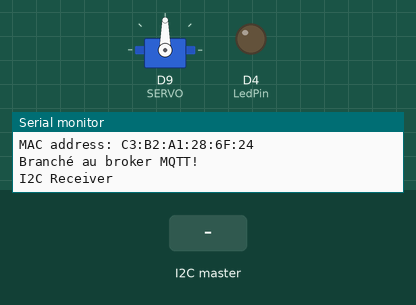
This program was run on a simulated Arduino MKR. Parts: servo, output pins drawn as LEDs (lit = HIGH), the last lines printed to the serial monitor. The test bench sets the inputs (shaded band). WiFi joins after 1.5 s; servers stay silent unless stated; no MQTT or app messages arrive unless stated.

Above: at 12.7 s.
12.8 s: the I2C master sends "A"
At 13.6 s:
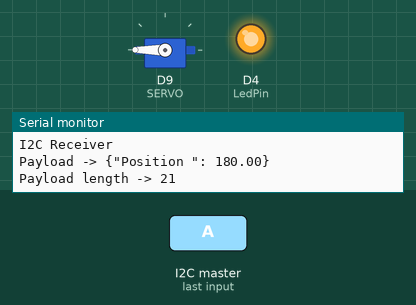
15.8 s: the I2C master sends "C"
At 16.6 s:
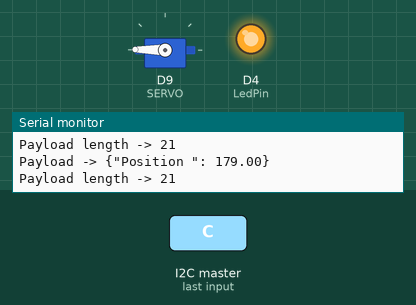
18.8 s: the I2C master sends "D"
At 19.4 s:
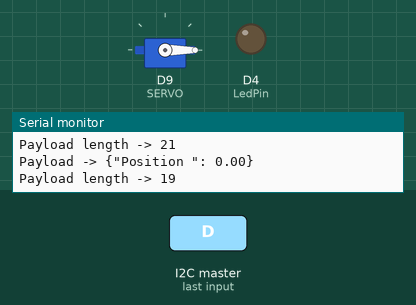
20.3 s: the I2C master sends "B"
At 21.1 s:
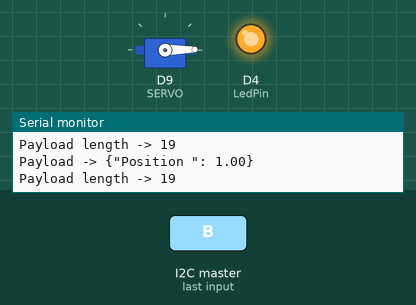
Timing chart, 0 to 23.3 s (numbered marks = the images above; inputs shaded):
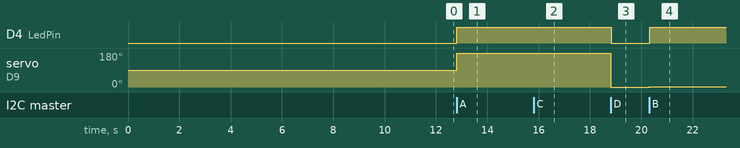

Measured:
- after the input at 12.8 s, D4 (LedPin): LOW → HIGH at once; servo on D9 (SERVO): 90° → 180° at once
- after the input at 15.8 s, servo on D9 (SERVO): 180° → 179° at once
- after the input at 18.8 s, D4 (LedPin): HIGH → LOW at once; servo on D9 (SERVO): 179° → 0° at once
- after the input at 20.3 s, D4 (LedPin): LOW → HIGH at once; servo on D9 (SERVO): 0° → 1° at once

The program:

main.cpp
```cpp
/*
  Titre      : Servo moteur
  Auteur     : Anis Aliouachene
  Date       : 12/04/2022
  Description: Partie servo moteur de l'exam ELTE1069
  Version    : 0.0.1
*/


#include <Arduino.h>
#include <Wire.h>
#include<SPI.h>
#include<Servo.h>
#include <WIFIConnector_MKR1010.h>
#include<MQTTConnector.h>

// Fonction
void receiveEvent(int byte);
char Car;
unsigned long TempsAvant;
const int SERVO = 9;
int Position;
const int LedPin = 4;


Servo myservo;

// Setup
void setup()
{

  wifiConnect();
  MQTTConnect();
	Serial.begin(9600);
  pinMode(LedPin, OUTPUT);
	Serial.println("I2C Receiver");
	Wire.begin(4);  // debut communication I2C
	Wire.onReceive(receiveEvent);  // apeler la fonction a chaque fois on recois une donnees  par I2C
  myservo.attach(SERVO);
}


void loop(){

  // Blink de LED
  if (Position > 0)
  {

    digitalWrite(LedPin, HIGH);
    if (millis() - TempsAvant > 1000)
    {
      digitalWrite(LedPin, LOW);
      TempsAvant = millis();
    }


  }else
    digitalWrite(LedPin, LOW);
}

// fonction appller a chaque fois y a une donnees envoyer par I2C du la part du controleur
void receiveEvent(int byte)
{
  Car = Wire.read();  // lire le caractere recu

  // Condition selon le caractere recu
  if (Car == 'A')
  {
    Position = 180;
    myservo.write(Position); // Servo moteur vers la position 180

  }else if (Car == 'B')
  {
      Position+= 1;
      myservo.write(Position); // incrementation de 1
      delay(20);

  } else if (Car == 'C')
  {
      Position-= 1;
      myservo.write(Position); // decrementation de 1
      delay(20);
  }else if (Car == 'D')
  {
    Position = 0;
    myservo.write(Position); // // Servo moteur vers la position o
    delay(20);
  }

  // Envoi chaine MQTT sur thingsBoard
   appendPayload("Position ", Position);
   sendPayload();
}
```

MQTTConnector.h
```cpp
/*
  Titre      : MQTTConnector.h
  Auteur     : André Roussel
  Date       : 05/11/2021
  Description: Utilitaire de branchement a un Broker MQTT une fois une connexion établisa l'internet via WIFI, GSM, etc...
  Droits     : Reproduction permise pour usage pédagogique
  Version    : 0.0.1
*/


#include<MQTT.h>


//Constante nécessaire pour le branchement au Broker MQTT

const char MQTT_SERVER[]    = SECRET_MQTT_SERVER_IP;    // Adresse IP du broker MQTT
const int MQTT_SERVER_PORT  = SECRET_MQTT_SERVER_PORT;  // Port du broker MQTT


// Pramètre d'identification de l'objet
const char TOKEN[]        = SECRET_TOKEN;         // Token d'accès de l'objet
const char DEVICE_ID[]    = SECRET_DEVICE_ID;     // Numéro d'indentification de l'objet provenant de Thingsboard

MQTTClient ClientMQTT;      // Création d'un client MQTT pour l'échange de donnée entre l'objet IDO et le broker MQTT


String Payload ="{";      // Chaine de caractère qui contiendra le message envoyer de l'objet vers thingsboard
String PayloadS ="{";


// Fonctionnalité de branchement utilisant le protocole MQTT

void MQTTConnect() {

  ClientMQTT.begin(MQTT_SERVER, MQTT_SERVER_PORT, ClientWIFI);

  while (!ClientMQTT.connect(DEVICE_ID, TOKEN, "")) {
    Serial.print(".");
    delay(1000);
  }

  Serial.println("\nBranché au broker MQTT!\n");

}


// Affiche la payload qui est envoyé ainsi que sa longeur


/*
  Fonctionnalité qui permet de créer la chaine de données a envoyé au broker MQTT
  Pour le moment, cette chaine ne doit pas dépassé un maximum de 100 caractère
*/

void appendPayload(String Name, float Val)
{

  if( Payload != "{")
  {
    Payload += ",";
  }

  Payload += "\"";
  Payload += Name;
  Payload += "\": ";
  Payload += Val;

}

void appendPayloadString(String Name, String Val)
{

  if( PayloadS != "{")
  {
    PayloadS += ",";
  }

  PayloadS += "\"";
  PayloadS += Name;
  PayloadS += "\" : ";
  PayloadS += "\"";
  PayloadS += Val;
  PayloadS += "\"";

}

/*
  Fonctionnalité qui permet l'envoie de la chaine de caractères sous la forme de paires
  Nom associé a la donnée, Valeur de al donnée
*/

void sendPayload()
{
  char attributes[200];
  Payload += "}";
  Payload.toCharArray(attributes, 200);
  ClientMQTT.publish("v1/devices/me/telemetry", attributes);

  Serial.print("Payload -> ");
  Serial.println(Payload);
  Serial.print("Payload length -> ");
  Serial.println(Payload.length());

  Payload="{";

}


void sendPayloadString()
{
  char attributes[200];
  PayloadS += "}";
  PayloadS.toCharArray(attributes, 200);
  ClientMQTT.publish("v1/devices/me/telemetry", attributes);

  Serial.print("Payload -> ");
  Serial.println(PayloadS);
  Serial.print("Payload length -> ");
  Serial.println(PayloadS.length());

  PayloadS="{";

}
```

Secrets.h
```cpp
/*
SSID du WIFI ainsi que le mot de passe
Modifier les paramètre WIFI pour le réseau auquels votre objets doit se brancher
*/
#define WIFI_SECRET_SSID "IDO-OBJECTS"
#define WIFI_SECRET_PASS "42Bidules!"


/*
Information nécessaire pour le branchement a un Broker MQTT
Dans le cadre du cours AIIA1013, ne modifié pas cet information
*/

#define SECRET_MQTT_SERVER_IP "198.164.130.74"
#define SECRET_MQTT_SERVER_PORT 1883

/*
Détails sur l'indentification de l'objet
Cette information provient de l'objet virtuel créer sur le serveur Thingsbord
*/

#define SECRET_TOKEN  "DTO7pInOGoouPxaw08Y9"
#define SECRET_DEVICE_ID "0f334570-ba6e-11ec-9235-d318ce92df6e"
```

WIFIConnector_MKR1010.h
```cpp
/*
  Titre      : WIFIConnector_MKR1000.h
  Auteur     : André Roussel
  Date       : 03/11/2021
  Description: Fonctions nécessaire pour branché un Arduino MKR1000 a un réseau WIFI
  Droits     : Reproduction permise pour usage pédagogique
  Version    : 0.0.1
*/


#include "Secrets.h"
#include <SPI.h>
#include <WiFiNINA.h>
#include "wifiStatus.h"


const char SSID[] = WIFI_SECRET_SSID; // WiFI ssid provenant du fichier Secrets.h
const char PASS[] = WIFI_SECRET_PASS; //WiFI mot de passe provenant du fichier Secrets.h

int status = WL_IDLE_STATUS;          // Statut de la radio WIFI


WiFiClient ClientWIFI;                //Objets représantant un client se branchant a un réseau WIFI


/*
Fonction de connectivité a un réseau WIFI
*/

void wifiConnect()
{

  // Boucle de branchement au réseau WIFI.  Essaie de branchement a tout les 10 secondes jusqu'a réussite
  while (status != WL_CONNECTED)
  {
    Serial.print("Tentative de branchement au réseau: ");
    Serial.println(SSID);
    status = WiFi.begin(SSID, PASS);
    Serial.println(status);


    delay(10000);  // Délai de 10 secondes entre les tentatives de connexion
  }

  //Sortie de la boucle, alors branché au réseau SSID
  Serial.print("Maintenant branché au réseau WIFI ");
  Serial.println(SSID);

  //Impression de l'information de connexion
  printCurrentNet();
  printWifiData();

}
```

wifiStatus.h
```cpp
/*
  Titre      : wifiStatus.h
  Auteur     : Trouvé sur le WEB et référence perdu dans la brume des temps
  Date       : 03/11/2021
  Description: Fonctionnalité pour information sur le branchement
  Droits     : Reproduction permise pour usage pédagogique
  Version    : 0.0.1
*/


//  Impression de l'adresse MAC du uC

String MacAdress ;

void printMacAddress(byte mac[]) {
  MacAdress = "";
  for (int i = 5; i >= 0; i--) {
    if (mac[i] < 16) {
      Serial.print('0');
      MacAdress += '0';
    }
       Serial.print(mac[i], HEX);
       String Char = String(mac[i], HEX);
       MacAdress += Char;
    if (i > 0) {
      Serial.print(":");
      MacAdress += ':';
    }

  }
  MacAdress.toUpperCase();
  Serial.println();
}


// Obtention de l'adresse IP et MAC du uC

void printWifiData() {
  // print your board's IP address:
  IPAddress ip = WiFi.localIP();
  Serial.print("IP Address: ");
  Serial.println(ip);

  // print your MAC address:
  byte mac[6];
  WiFi.macAddress(mac);
  Serial.print("MAC address: ");
  printMacAddress(mac);
}

// Capture de l'information du réseau WIFI

void printCurrentNet() {
  // print the SSID of the network you're attached to:
  Serial.print("SSID: ");
  Serial.println(WiFi.SSID());

  // print the MAC address of the router you're attached to:
  byte bssid[6];
  WiFi.BSSID(bssid);
  Serial.print("BSSID: ");
  printMacAddress(bssid);

  // print the received signal strength:
  long rssi = WiFi.RSSI();
  Serial.print("signal strength (RSSI):");
  Serial.println(rssi);

  // print the encryption type:
  byte encryption = WiFi.encryptionType();
  Serial.print("Encryption Type:");
  Serial.println(encryption, HEX);
  Serial.println();
}
```
